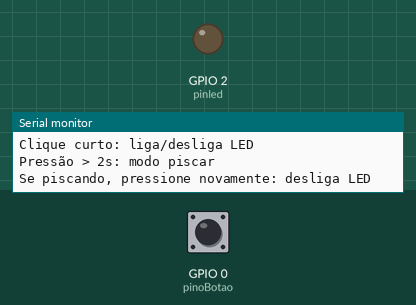
A program run on a simulated ESP32. Parts: output pins drawn as LEDs (lit = HIGH), the last lines printed to the serial monitor. The test bench sets the inputs (shaded band); at power-on: GPIO 0 (pinoBotao) HIGH. Nothing arrives over Bluetooth unless stated.

Above: at 1.3 s.
1.4 s: GPIO 0 (pinoBotao) pulled LOW for 0.15 s
At 2.7 s:
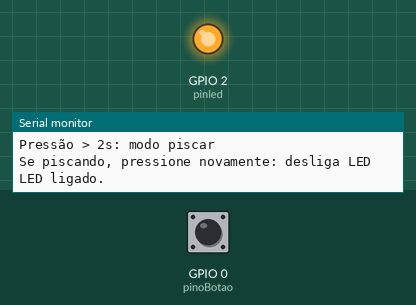
3.0 s: GPIO 0 (pinoBotao) pulled LOW for 1 s
At 5.4 s:
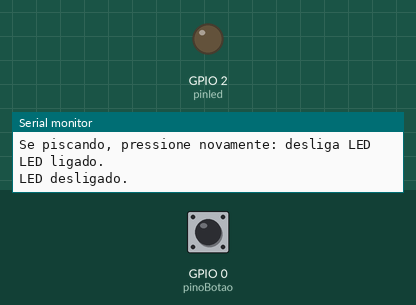
Timing chart, 0 to 6.9 s (numbered marks = the images above; inputs shaded):
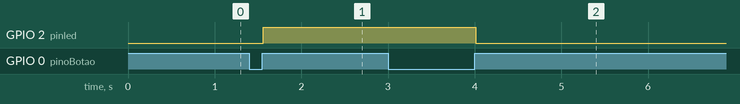

The program:

main.cpp
```cpp
#include "BluetoothSerial.h"
#include "Bounce2.h"

BluetoothSerial BTG;

unsigned long tempoAtual = 0;
unsigned long tempoAnterior = 0;
bool estadoPisca = false;

bool pisca = false;
bool led = false;
const int pinoBotao = 0;
const int pinled = 2;

bool botaoPressionado = false;
int duracao;
bool estadoLed = false;

uint8_t endG[] = {0xF4, 0x65, 0x0B, 0x48, 0xA6, 0xCA};

Bounce botao = Bounce();

void setup()
{
  Serial.begin(9600);
  Serial.setTimeout(2000);

  pinMode(2, OUTPUT);
  botao.attach(pinoBotao, INPUT_PULLUP);

  // Bluetooth opcional (mantido, mas não interfere)
  if (BTG.begin("ESP32_Master_G", true))
  {
    Serial.println("Bluetooth (G) iniciado com sucesso!");
  }
  else
  {
    Serial.println("Erro ao iniciar o Bluetooth!");
  }

  if (BTG.connect(endG))
  {
    Serial.println("Conectado ao receptor G!");
  }
  else
  {
    Serial.println("Falha ao conectar ao receptor G.");
  }

  Serial.println("=== Sistema iniciado ===");
  Serial.println("Clique curto: liga/desliga LED");
  Serial.println("Pressão > 2s: modo piscar");
  Serial.println("Se piscando, pressione novamente: desliga LED");
}

void loop()
{
  tempoAtual = millis();
  botao.update();

  // Quando o botão é solto
  if (botao.rose())
  {
    // unsigned long duracao = botao.previousDuration(); // quanto tempo ficou pressionado

    if (botao.previousDuration() >= 2000)
    {
      // Se segurou mais de 2s → alterna o modo pisca
      estadoPisca = !estadoPisca;
      Serial.println(estadoPisca ? "Modo piscar ativado!" : "Modo piscar desligado!");
      if (!estadoPisca)
      {
        estadoLed = false;
        digitalWrite(pinled, LOW);
      }
    }
    else
    {
      // Clique curto → liga/desliga o LED (somente se não estiver piscando)
      if (!estadoPisca)
      {
        estadoLed = !estadoLed;
        digitalWrite(pinled, estadoLed);
        Serial.println(estadoLed ? "LED ligado." : "LED desligado.");
      }
    }
  }

  // Se estiver no modo pisca → alterna o LED a cada 2s
  if (estadoPisca && (tempoAtual - tempoAnterior >= 2000))
  {
    tempoAnterior = tempoAtual;
    estadoLed = !estadoLed;
    digitalWrite(pinled, estadoLed);
  }
}
```

Measured:
- after the input at 1.4 s, GPIO 2 (pinled): LOW → HIGH after 0.16 s
- after the input at 3.0 s, GPIO 2 (pinled): HIGH → LOW after 1.0 s
